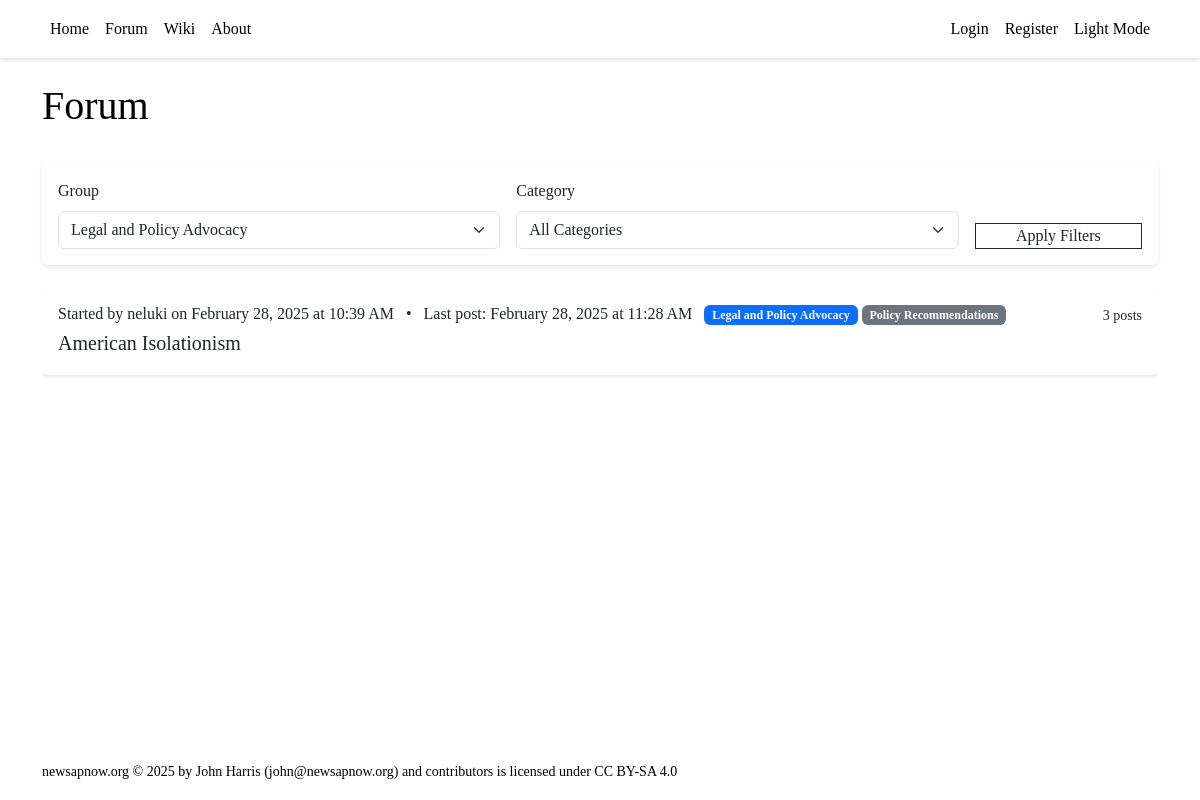
The page /forum/?group_id=3 on the database its author committed.
### tables this page shows
CREATE TABLE threads (
        id INTEGER PRIMARY KEY AUTOINCREMENT,
        title TEXT NOT NULL CHECK(length(title) <= 132),
        created_by INTEGER NOT NULL,
        group_id INTEGER,
        category_id INTEGER,
        is_wiki BOOLEAN DEFAULT 0,
        wiki_page_id INTEGER,
        created_at TIMESTAMP DEFAULT CURRENT_TIMESTAMP,
        updated_at TIMESTAMP DEFAULT CURRENT_TIMESTAMP,
        last_seen_at TIMESTAMP DEFAULT CURRENT_TIMESTAMP,
        FOREIGN KEY (created_by) REFERENCES users(id),
        FOREIGN KEY (group_id) REFERENCES groups(id),
        FOREIGN KEY (category_id) REFERENCES group_categories(id),
        FOREIGN KEY (wiki_page_id) REFERENCES wiki_pages(id)
    );

### backend/forum.py (the view)
@forum_blueprint.route("/")
def view_threads():
    user_id = session.get('user_id')
    page = request.args.get('page', 1, type=int)
    offset = (page - 1) * Config.THREADS_PER_PAGE
    is_wiki = request.args.get('is_wiki', '0') == '1'
    if 'group_id' in request.args:
        if request.args.get('group_id') == '':
            filter_group = None
            if 'filter_group' in session:
                session.pop('filter_group')
        else:
            filter_group = request.args.get('group_id', type=int)
            session['filter_group'] = filter_group
    else:
        filter_group = session.get('filter_group')
    if 'category_id' in request.args:
        if request.args.get('category_id') == '':
            filter_category = None
            if 'filter_category' in session:
                session.pop('filter_category')
        else:
            filter_category = request.args.get('category_id', type=int)
            session['filter_category'] = filter_category
    else:
        filter_category = session.get('filter_category')
    with get_db() as conn:
        cursor = conn.cursor()
        cursor.execute("""
            SELECT id, grouptext FROM groups ORDER BY grouptext
        """)
        all_groups = cursor.fetchall()
        categories = []
        if filter_group:
            cursor.execute("""
                SELECT id, category
                FROM group_categories
                WHERE group_id = ?
                ORDER BY category
            """, (filter_group,))
            categories = cursor.fetchall()
        query_parts = []
        query_params = []
        base_query = """
            SELECT DISTINCT
                t.*, u.username,
                g.grouptext as group_name,
                gc.category as category_name,
                COUNT(p.id) as post_count,
                MAX(p.created_at) as last_post_at
            FROM threads t
            JOIN users u ON t.created_by = u.id
            LEFT JOIN groups g ON t.group_id = g.id
            LEFT JOIN group_categories gc ON t.category_id = gc.id
            LEFT JOIN thread_users tu ON t.id = tu.thread_id
            LEFT JOIN posts p ON t.id = p.thread_id
            WHERE t.is_wiki = ?
        """
        query_params.append(1 if is_wiki else 0)
        if filter_group:
            query_parts.append("t.group_id = ?")
            query_params.append(filter_group)
        if filter_category:
            query_parts.append("t.category_id = ?")
            query_params.append(filter_category)
        if user_id:
            cursor.execute("""
                SELECT group_id
                FROM user_groups
                WHERE user_id = ? AND filter_on = 1
            """, (user_id,))
            filtered_groups = [row['group_id'] for row in cursor.fetchall()]
            if filtered_groups:
                filtered_groups_str = ','.join('?' for _ in filtered_groups)
                query_parts.append(f"(t.group_id IS NULL OR t.group_id IN ({filtered_groups_str}))")
                query_params.extend(filtered_groups)
            query_parts.append("""(
                tu.thread_id IS NULL
                OR tu.user_id = ?
                OR t.created_by = ?
            )""")
            query_params.extend([user_id, user_id])
        else:
            query_parts.append("tu.thread_id IS NULL")
        where_clause = " AND ".join(query_parts) if query_parts else ""
        if where_clause:
            base_query += " AND " + where_clause
        final_query = base_query + """
            GROUP BY t.id
            ORDER BY last_post_at DESC
            LIMIT ? OFFSET ?
        """
        query_params.extend([Config.THREADS_PER_PAGE, offset])
        cursor.execute(final_query, query_params)
        threads = cursor.fetchall()
    return render_template("forum/thread_list.html",
                          threads=threads,
                          page=page,
                          groups=all_groups,
                          categories=categories,
                          selected_group=filter_group,
                          selected_category=filter_category,
                          is_wiki=is_wiki,
                          Config=Config)

### backend/database.py (called while the page is built)
@contextmanager
def get_db() -> Generator[sqlite3.Connection, None, None]:
    conn = sqlite3.connect(Config.SQLITE_DB_PATH)
    conn.row_factory = sqlite3.Row
    try:
        yield conn
    finally:
        conn.commit()
        conn.close()

### backend/server.py (called while the page is built)
@app.template_filter('datetime')
def format_datetime(value):
    if isinstance(value, str):
        try:
            value = datetime.strptime(value, '%Y-%m-%d %H:%M:%S')
        except ValueError:
            return value
    return value.strftime('%B %d, %Y at %I:%M %p')

### frontend/templates/forum/thread_list.html (shortened to what this page needs)
{% extends "base.html" %}
{% block content %}
    <div class="d-flex justify-content-between align-items-center mb-4">
        <h1>{% if is_wiki %}Wiki Pages{% else %}Forum{% endif %}</h1>
    </div>
    <div class="card mb-4">
        <div class="card-body">
            <form method="GET" id="filterForm" class="row g-3">
                <div class="col-md-5">
                    <label for="groupFilter" class="form-label">Group</label>
                    <select id="groupFilter" name="group_id" class="form-select">
                        {% for group in groups %}
                            <option value="{{ group.id }}" {% if selected_group == group.id %}selected{% endif %}>
                                {{ group.grouptext }}
                            </option>
                        {% endfor %}
                    </select>
                </div>
                <div class="col-md-5">
                    <label for="categoryFilter" class="form-label">Category</label>
                    <select id="categoryFilter" name="category_id" class="form-select" {% if not selected_group %}disabled{% endif %}>
                        <option value="">All Categories</option>
                    </select>
                </div>
                <div class="col-md-2 d-flex align-items-end">
                    <button type="submit" class="btn btn-primary w-100">Apply Filters</button>
                </div>
            </form>
        </div>
    </div>
    <div class="thread-list" tabindex="0">
        {% for thread in threads %}
            <div class="thread-item card mb-3" data-thread-id="{{ thread.id }}">
                <div class="card-body">
                    <div class="d-flex justify-content-between align-items-start">
                        <div>
                            <p class="card-subtitle mb-1">
                                Started by {{ thread.username }} on {{ thread.created_at | datetime }}
                                {% if thread.last_post_at != thread.created_at %}
                                <span class="text-muted mx-2">•</span> Last post: {{ thread.last_post_at | datetime }}
                                {% endif %}
                                {% if thread.group_name and thread.category_name %}
                                <span class="badge bg-primary ms-2">{{ thread.group_name }}</span>
                                <span class="badge bg-secondary">{{ thread.category_name }}</span>
                                {% endif %}
                            </p>
                            <h5 class="card-title mb-1">
                                <a href="{{ url_for('forum.view_thread', thread_id=thread.id) }}" class="text-decoration-none">
                                    {{ thread.title }}
                                </a>
                            </h5>
                        </div>
                        <small class="text-muted">{{ thread.post_count }} posts</small>
                    </div>
                </div>
            </div>
        {% endfor %}
    </div>
{% endblock %}

### frontend/static/styles.css (style rules this page uses)
body { font-family: var(--font-family-sans); line-height: 1.6; color: var(--standard-text); background-color: var(--page-bg); }
.card { border: none; background-color: var(--card-bg); box-shadow: 0 2px 4px rgba(0,0,0,0.1); }
.card-title { color: var(--prominent-text); }
.card-body { background-color: var(--card-bg); color: var(--standard-text); }
.thread-list { max-height: 80vh; overflow-y: auto; }
.thread-item { transition: all 0.2s ease; background-color: var(--card-bg); border-left: 3px solid var(--element-bg); }
html { height: 100%; position: relative; }
body { min-height: 100%; display: flex; flex-direction: column; }
.btn { padding: var(--spacing-sm) var(--spacing-md); border-radius: var(--border-radius); transition: all 0.2s ease; }
.btn-primary { background-color: var(--highlight-bg); border-color: var(--highlight-bg); color: var(--highlight-text); }
a { color: var(--highlight-text); text-decoration: none; }
.text-muted { color: var(--subtle-text) !important; }

### rows shown on the page
threads: username "neluki", created_at "February 28, 2025 at 10:39 AM", last_post_at "February 28, 2025 at 11:28 AM", group_name "Legal and Policy Advocacy", category_name "Policy Recommendations", title "American Isolationism", post_count "3"

### other values the page prints
form field group_id "Legal and Policy Advocacy"
